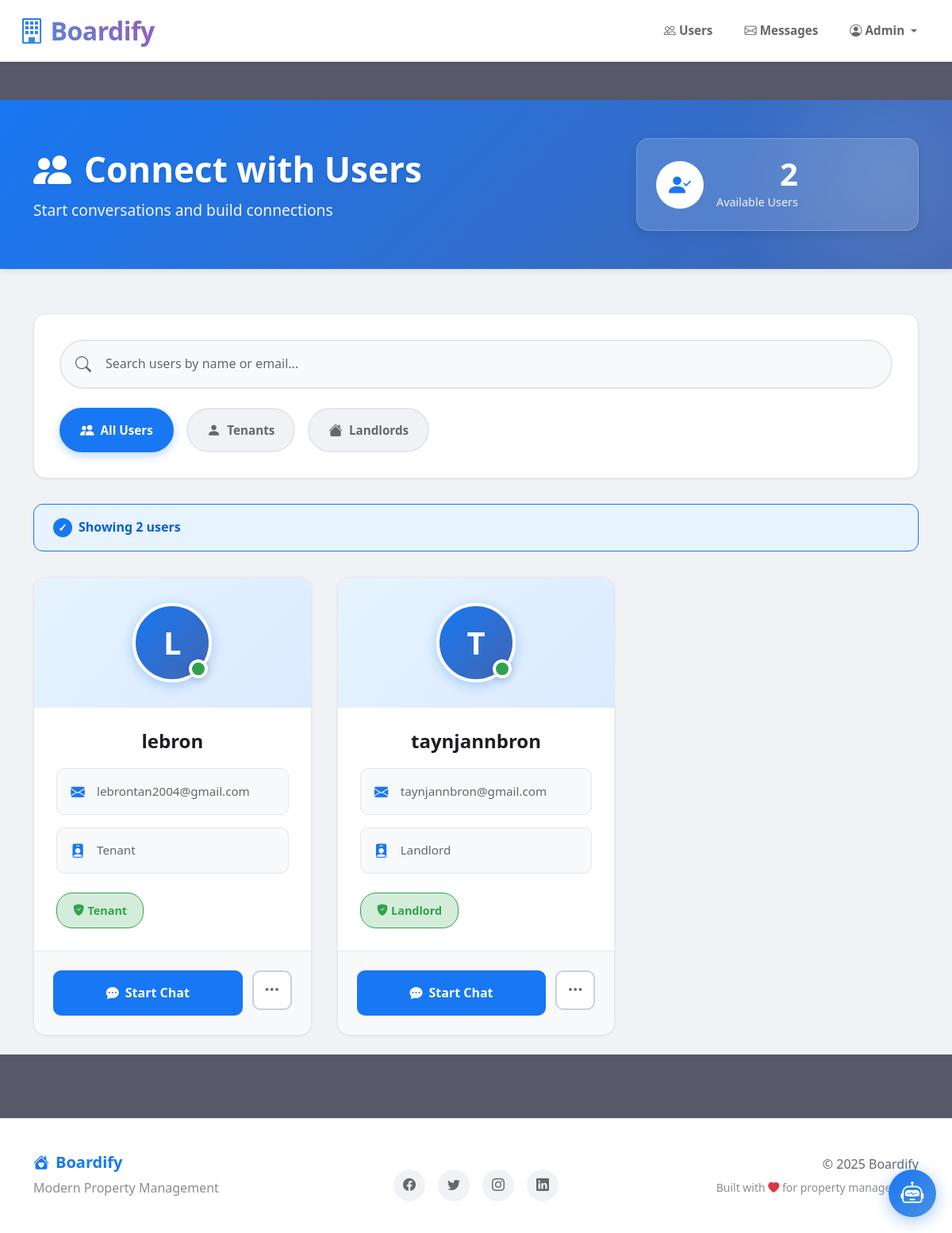
Page /users (signed in) on the earlier database version.
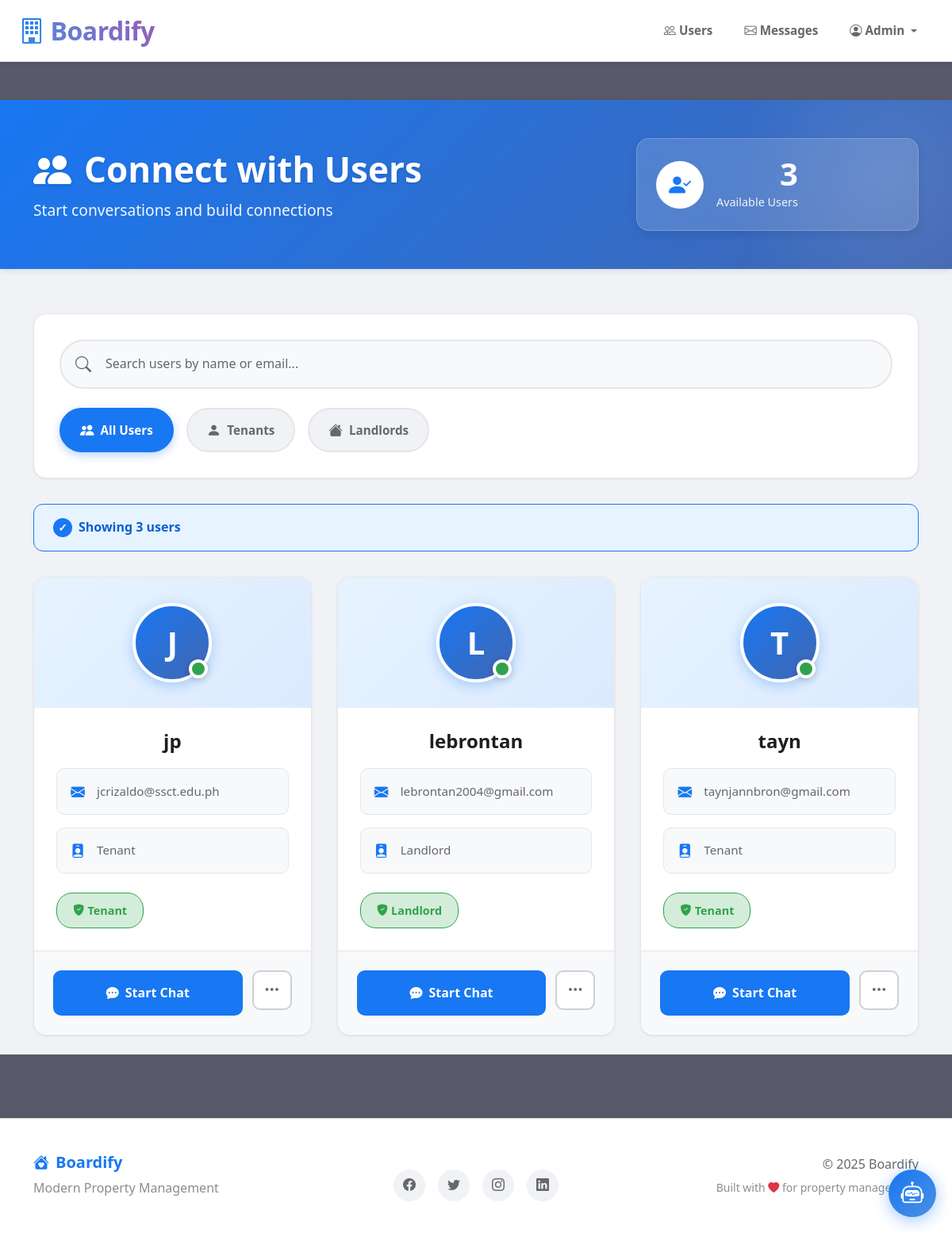
Same page on the later database version.
### models.py (models this page shows, shortened)
class User(db.Model, UserMixin):
    __tablename__ = 'user'
    id = db.Column(db.Integer, primary_key=True)
    name = db.Column(db.String(150), nullable=False)
    email = db.Column(db.String(150), unique=True, nullable=False)
    password_hash = db.Column(db.String(256), nullable=False)
    role = db.Column(db.String(50), nullable=False, default='user')
    is_verified = db.Column(db.Boolean, default=False)
    verification_token = db.Column(db.String(100), nullable=True)
    is_approved_by_admin = db.Column(db.Boolean, default=False)
    gender = db.Column(db.String(20), nullable=True)
    birthdate = db.Column(db.Date, nullable=True)
    profile_pic = db.Column(db.String(150), default='default.jpg')
    trend_image = db.Column(db.String(150), nullable=True)
    license_image = db.Column(db.String(150), nullable=True)
    created_at = db.Column(db.DateTime, default=datetime.utcnow)
    updated_at = db.Column(db.DateTime, default=datetime.utcnow, onupdate=datetime.utcnow)
    properties = db.relationship('Property', back_populates='owner', lazy='dynamic')
    bills = db.relationship('Billing', back_populates='tenant', lazy='dynamic')
    bookings = db.relationship('Booking', back_populates='tenant', lazy='dynamic')
    sent_messages = db.relationship('Message', foreign_keys='Message.sender_id',
                                    back_populates='sender', lazy='dynamic')
    received_messages = db.relationship('Message', foreign_keys='Message.receiver_id',
                                        back_populates='receiver', lazy='dynamic')

### app.py (the view)
@app.route("/users")
@login_required
def users():
    all_users = User.query.all()
    return render_template("users.html", users=all_users)

### app.py (called while the page is built)
@login_manager.user_loader
def load_user(user_id):
    return User.query.get(int(user_id))

def login_required(f):
    from functools import wraps
    @wraps(f)
    def decorated_function(*args, **kwargs):
        if 'user_id' not in session:
            flash("Please login first.", "warning")
            return redirect(url_for('login'))
        return f(*args, **kwargs)
    return decorated_function

### templates/users.html (shortened to what this page needs)
{% extends 'base.html' %}
{% block content %}
<div class="users-container-modern">
    <div class="users-header-modern">
        <div class="container">
            <div class="row align-items-center">
                <div class="col-lg-8">
                    <h1 class="page-title-modern">
                        <i class="bi bi-people-fill me-3"></i>
                        Connect with Users
                    </h1>
                    <p class="page-subtitle-modern">Start conversations and build connections</p>
                </div>
                <div class="col-lg-4 text-lg-end mt-3 mt-lg-0">
                    <div class="users-stats-badge">
                        <div class="stat-icon">
                            <i class="bi bi-person-check-fill"></i>
                        </div>
                        <div class="stat-content">
                            <span class="stat-number">{{ users|length - 1 }}</span>
                            <span class="stat-label">Available Users</span>
                        </div>
                    </div>
                </div>
            </div>
        </div>
    </div>
    <div class="container py-4">
        <div class="search-filter-section">
            <div class="search-box-wrapper">
                <input type="text"
                       id="userSearchInput"
                       class="search-input-field"
                       placeholder="Search users by name or email...">
            </div>
            <div class="filter-options">
                <button class="filter-btn active" data-filter="all">
                    <i class="bi bi-people-fill me-2"></i>All Users
                </button>
                <button class="filter-btn" data-filter="tenant">
                    <i class="bi bi-person-fill me-2"></i>Tenants
                </button>
                <button class="filter-btn" data-filter="landlord">
                    <i class="bi bi-house-fill me-2"></i>Landlords
                </button>
            </div>
        </div>
        <div class="results-count-bar">
            <span id="resultsCount">Showing {{ users|length - 1 }} users</span>
        </div>
        {% if users %}
            <div class="users-grid-modern">
                {% for u in users %}
                    {% if u.id != session['user_id'] %}
                        <div class="user-card-modern"
                             data-user-name="{{ u.name|lower }}"
                             data-user-email="{{ u.email|lower }}"
                             data-user-role="{{ u.role|lower if u.role else 'user' }}">
                            <div class="card-inner">
                                <div class="user-header-section">
                                    <div class="user-avatar-large">
                                        <div class="online-status"></div>
                                    </div>
                                </div>
                                <div class="user-body-section">
                                    <h4 class="user-name-modern">{{ u.name }}</h4>
                                    <div class="user-details-list">
                                        <div class="detail-item-modern">
                                            <i class="bi bi-envelope-fill"></i>
                                            <span>{{ u.email }}</span>
                                        </div>
                                        <div class="detail-item-modern">
                                            <i class="bi bi-person-badge-fill"></i>
                                            <span>{{ u.role|title if u.role else 'User' }}</span>
                                        </div>
                                    </div>
                                    <div class="user-role-badge">
                                        <i class="bi bi-shield-fill-check me-1"></i>
                                        {{ u.role|title if u.role else 'Member' }}
                                    </div>
                                </div>
                                <div class="user-footer-section">
                                    <a href="{{ url_for('messages', user_id=u.id) }}" class="btn-start-chat">
                                        <i class="bi bi-chat-dots-fill me-2"></i>
                                        Start Chat
                                    </a>
                                    <button class="btn-more-options" title="More options">
                                        <i class="bi bi-three-dots"></i>
                                    </button>
                                </div>
                            </div>
                        </div>
                    {% endif %}
                {% endfor %}
            </div>
        {% endif %}
    </div>
</div>
{% endblock %}

### templates/base.html (shortened to what this page needs)
<!DOCTYPE html>
<html lang="en">
<head>
    <link href="https://cdn.jsdelivr.net/npm/bootstrap@5.3.0/dist/css/bootstrap.min.css" rel="stylesheet">
    <link rel="stylesheet" href="https://cdn.jsdelivr.net/npm/bootstrap-icons@1.11.0/font/bootstrap-icons.css">
    <link rel="stylesheet" href="{{ url_for('static', filename='style.css') }}">
</head>
<body>
    <nav class="navbar navbar-expand-lg modern-navbar">
        <div class="container-fluid">
            <a class="navbar-brand" href="{{ url_for('dashboard') }}">
                <i class="bi bi-building"></i>Boardify
            </a>
            <div class="collapse navbar-collapse" id="navbarNav">
               <ul class="navbar-nav ms-auto">
    {% if 'user_id' in session %}
        <li class="nav-item">
            <a class="nav-link" href="{{ url_for('users') }}">
                <i class="bi bi-people me-1"></i>Users
            </a>
        </li>
        <li class="nav-item position-relative">
            <a class="nav-link" href="{{ url_for('inbox') }}">
                <i class="bi bi-envelope me-1"></i>Messages
            </a>
        </li>
                        <li class="nav-item dropdown">
                            <a class="nav-link dropdown-toggle" href="#" id="profileDropdown" role="button" data-bs-toggle="dropdown">
                                <i class="bi bi-person-circle me-1"></i>{{ session['user_name'] }}
                            </a>
                        </li>
                    {% endif %}
                </ul>
            </div>
        </div>
    </nav>
    <div class="main-container">
        {% block content %}{% endblock %}
    </div>
    <footer class="modern-footer">
        <div class="container">
            <div class="row align-items-center">
                <div class="col-md-4 text-md-start text-center mb-3 mb-md-0">
                    <h5 class="mb-2">
                        <i class="bi bi-house-heart-fill me-2"></i>Boardify
                    </h5>
                    <p class="text-light mb-0">Modern Property Management</p>
                </div>
                <div class="col-md-4 text-center mb-3 mb-md-0">
                    <div class="social-links">
                        <a href="#" title="Facebook"><i class="bi bi-facebook"></i></a>
                        <a href="#" title="Twitter"><i class="bi bi-twitter"></i></a>
                        <a href="#" title="Instagram"><i class="bi bi-instagram"></i></a>
                        <a href="#" title="LinkedIn"><i class="bi bi-linkedin"></i></a>
                    </div>
                </div>
                <div class="col-md-4 text-md-end text-center">
                    <p class="mb-1">&copy; {{ current_year or 2025 }} Boardify</p>
                    <small class="text-light">Built with <i class="bi bi-heart-fill text-danger"></i> for property management</small>
                </div>
            </div>
        </div>
    </footer>
    <div class="chatbot-container" id="chatbotContainer">
        <button class="chatbot-toggle" id="chatbotToggle" title="Open AI Assistant (Ctrl+K)">
            <i class="bi bi-robot"></i>
        </button>
    </div>
</body>
</html>

### static/css/style.css (style rules this page uses)
:root { --primary-blue: #4a90e2; --primary-dark: #2c3e50; --accent-purple: #9b59b6; --success-green: #27ae60; --warning-orange: #f39c12; --danger-red: #e74c3c; --dark-bg: #1a1a2e; --darker-bg: #16213e; --card-bg: #252842; --text-light: #ecf0f1; --text-muted: #95a5a6; --border-light: rgba(255, 255, 255, 0.1); --shadow-light: 0 2px 10px rgba(0, 0, 0, 0.1); --shadow-medium: 0 4px 20px rgba(0, 0, 0, 0.15); --shadow-heavy: 0 8px 30px rgba(0, 0, 0, 0.2); --transition-smooth: all 0.3s cubic-bezier(0.4, 0, 0.2, 1); --border-radius: 12px; --border-radius-lg: 16px; }
body { background: url('https://images.unsplash.com/photo-1506744038136-46273834b3fb?auto=format&fit=crop&w=1920&q=80') no-repeat center center fixed; background-size: cover; background-blend-mode: overlay; background-color: var(--dark-bg); font-family: 'Inter', 'Segoe UI', system-ui, -apple-system, sans-serif; color: var(--text-light); line-height: 1.6; overflow-x: hidden; position: relative; z-index: 0; }
body::before { content: ''; position: fixed; top: 0; left: 0; right: 0; bottom: 0; background: rgba(26, 26, 46, 0.7); pointer-events: none; z-index: -1; animation: backgroundPulse 10s ease-in-out infinite alternate; }
html { scroll-behavior: smooth; }
.navbar { background: rgba(26, 26, 46, 0.95) !important; backdrop-filter: blur(20px); border-bottom: 1px solid var(--border-light); box-shadow: var(--shadow-medium); }
.navbar-brand { font-weight: 700; font-size: 1.75rem; background: linear-gradient(45deg, var(--primary-blue), var(--accent-purple)); -webkit-background-clip: text; -webkit-text-fill-color: transparent; background-clip: text; transition: var(--transition-smooth); }
.navbar-nav .nav-link { color: var(--text-muted) !important; font-weight: 500; padding: 8px 16px !important; margin: 0 4px; border-radius: 8px; transition: var(--transition-smooth); position: relative; }

Differences in the rows shown:
removed User: name "lebron", email "lebrontan2004@gmail.com", role "Tenant"
removed User: name "taynjannbron", email "taynjannbron@gmail.com", role "Landlord"
added User: name "jp", email "jcrizaldo@ssct.edu.ph", role "Tenant"
added User: name "lebrontan", email "lebrontan2004@gmail.com", role "Landlord"
added User: name "tayn", email "taynjannbron@gmail.com", role "Tenant"
Other differences:
{{ users|length - 1 }}: "2" → "3"
